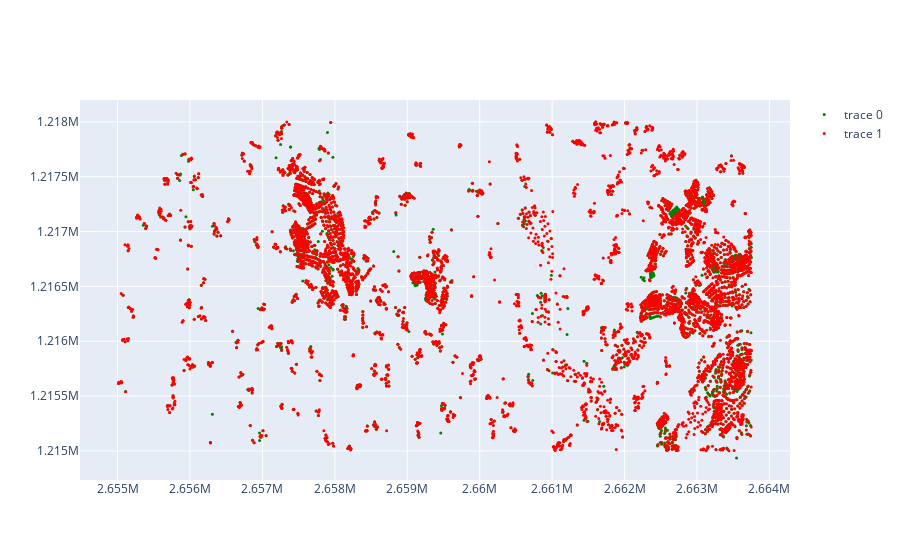

The notebook cell saved with this chart:
### Code cell
import plotly.express as px
import plotly.graph_objects as go
dxf = go.Scatter(x=xs_dxf, y=ys_dxf, mode='markers', marker=dict(size=3, color='red'))
gbr = go.Scatter(x=xs_gbr, y=ys_gbr, mode='markers', marker=dict(size=3, color='green'))


fig = go.Figure(data=[gbr, dxf])
fig.show()

### Figure 1 — Plotly figure (JSON) as saved in the notebook; plotly's stock layout.template omitted (floating-point values rounded to 4 significant figures; data arrays with more than 128 entries replaced by an {"elided": "..."} marker saying what was removed)
{"data": [{"marker": {"color": "green", "size": 3}, "mode": "markers", "type": "scatter", "x": {"elided": "3284 float values"}, "y": {"elided": "3284 float values"}}, {"marker": {"color": "red", "size": 3}, "mode": "markers", "type": "scatter", "x": {"elided": "5167 float values"}, "y": {"elided": "5167 float values"}}], "layout": {}}
